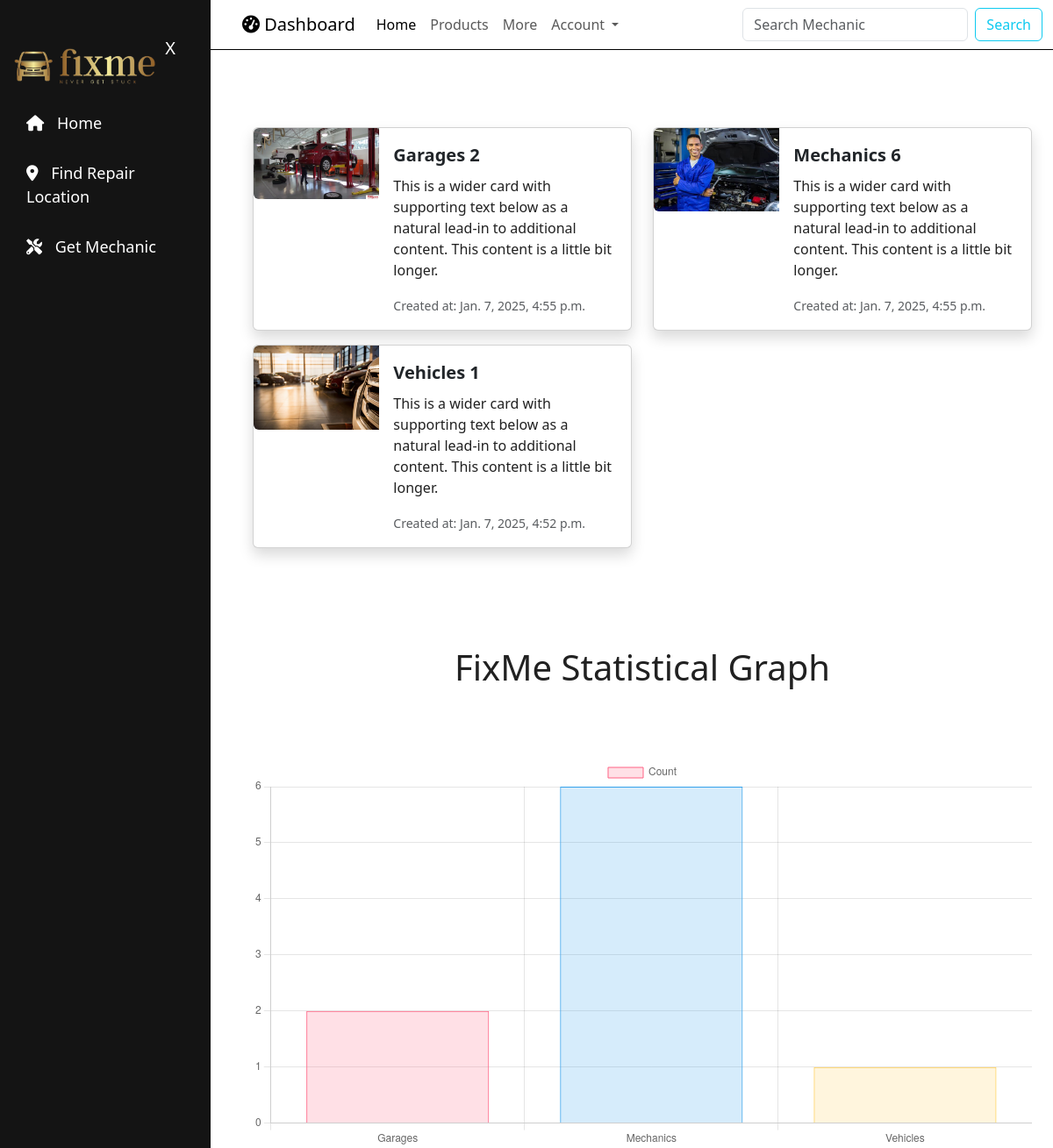
/dashboard/, run on the app's committed database.
### fixmeApp/models.py (models this page shows)
class Garage(models.Model):
    name = models.CharField(max_length=100)
    location = models.CharField(max_length=100)
    latitude = models.FloatField()
    longitude = models.FloatField()
    image = models.ImageField(null=True, blank=True)
    created_at = models.DateTimeField(auto_now_add=True)

class Mechanic(models.Model):
    name = models.CharField(max_length=30)
    email = models.EmailField(validators=[EmailValidator(message="Please enter a valid email address")])
    location = models.CharField(max_length=30)
    experience = models.SmallIntegerField(default=0)
    phone = models.CharField(max_length=14, validators=[MinLengthValidator(10), MaxLengthValidator(14)])
    bio = models.CharField(max_length=100, null=True, blank=True)
    dis_img = models.ImageField(null=True, blank=True)
    created_at = models.DateTimeField(auto_now_add=True)

class Car(models.Model):
    brand = models.ForeignKey(CarBrand, on_delete=models.CASCADE)
    model = models.CharField(max_length=100)
    year = models.IntegerField()
    color = models.CharField(max_length=50)
    engine = models.CharField(max_length=100)
    transmission = models.CharField(max_length=100)
    fuel_type = models.CharField(max_length=50)
    mileage = models.IntegerField()
    features = models.JSONField()  # Assuming features are stored as a JSON field
    name = models.CharField(max_length=50,null=True, blank=True)
    description = models.TextField(max_length=200, null=True, blank=True)
    image = models.ImageField(null=True, blank=True)
    price = models.IntegerField(default=0)
    created_at = models.DateTimeField(auto_now_add=True)

### fixmeApp/views.py (the view)
# urls.py: path('dashboard/', views.dashboard, name="dashboard"),
def dashboard(request):
    garages = Garage.objects.all()
    mechanics = Mechanic.objects.all()
    cars = Car.objects.all()
    bays = WashingBay.objects.all()
    return render(request, 'auth/dashboard.html', {
        'garages': garages,
        'mechanics': mechanics,
        'cars': cars,
        'bays': bays,
        'garage_count': garages.count(),
        'mechanic_count': mechanics.count(),
        'car_count': cars.count(),
        'garage_created_at': garages.first().created_at if garages.exists() else None,
        'mechanic_created_at': mechanics.first().created_at if mechanics.exists() else None,
        'car_created_at': cars.first().created_at if cars.exists() else None,
        'bay_created_at': bays.first().created_at if bays.exists() else None
    })

### fixmeApp/views.py (called while the page is built)
def message_count_processor(request):
    if request.user.is_authenticated:
        return {
            'message_count': Message.objects.filter(user=request.user, read=False).count()
        }
    return {
        'message_count': 0
    }

### fixmeApp/templates/auth/dashboard.html (shortened to what this page needs)
{% extends 'base.html' %}
{% block content %}
{% load static %}
<br><br><br>
<div class="container">
  <div class="row">
    <div class="col-md-6">
      <div class="card mb-3 shadow card-hover" style="max-width: 540px;">
        <div class="row g-0">
          <div class="col-md-4">
            <img src="{% static 'images/homeimages/garage.webp' %}" class="img-fluid rounded-start" alt="Garage Image">
          </div>
          <div class="col-md-8">
            <div class="card-body">
              <h5 class="card-title"><b>Garages {{ garages.count }}</b></h5>
              <p class="card-text">This is a wider card with supporting text below as a natural lead-in to additional content. This content is a little bit longer.</p>
              <p class="card-text"><small class="text-body-secondary">Created at: {{ garage_created_at }}</small></p>
            </div>
          </div>
        </div>
      </div>
    </div>
    <div class="col-md-6">
      <a href="{% url 'mechanic' %}">
      <div class="card mb-3 shadow card-hover" style="max-width: 540px;">
        <div class="row g-0">
          <div class="col-md-4">
            <img src="{% static 'images/homeimages/mechanic.jpeg' %}" class="img-fluid rounded-start" alt="Mechanic Image">
          </div>
          <div class="col-md-8">
            <div class="card-body">
              <h5 class="card-title"><b>Mechanics {{ mechanics.count }}</b></h5>
              <p class="card-text">This is a wider card with supporting text below as a natural lead-in to additional content. This content is a little bit longer.</p>
              <p class="card-text"><small class="text-body-secondary">Created at: {{ mechanic_created_at }}</small></p>
            </div>
          </div>
        </div>
      </div>
    </div>
  </div>
  <div class="row">
    <div class="col-md-6">
      <div class="card mb-3 shadow card-hover" style="max-width: 540px;">
        <div class="row g-0">
          <div class="col-md-4">
            <img src="{% static 'images/homeimages/cars.jpg' %}" class="img-fluid rounded-start" alt="Vehicle Image">
          </div>
          <div class="col-md-8">
            <div class="card-body">
              <h5 class="card-title"><b>Vehicles {{ cars.count }}</b></h5>
              <p class="card-text">This is a wider card with supporting text below as a natural lead-in to additional content. This content is a little bit longer.</p>
              <p class="card-text"><small class="text-body-secondary">Created at: {{ car_created_at }}</small></p>
            </div>
          </div>
        </div>
      </div>
    </div>
  </div>
</div>
<br><br><br><br>
<center><h1>FixMe Statistical Graph</h1></center>
<br><br><br>
<div class="container">
  <canvas id="statisticsChart"></canvas>
</div>
<script>
  var ctx = document.getElementById('statisticsChart').getContext('2d');
  var statisticsChart = new Chart(ctx, {
    type: 'bar',
    data: {
      labels: ['Garages', 'Mechanics', 'Vehicles'],
      datasets: [{
        label: 'Count',
        data: [{{ garages.count }}, {{ mechanics.count }}, {{ cars.count }}],
        backgroundColor: [
          'rgba(255, 99, 132, 0.2)',
          'rgba(54, 162, 235, 0.2)',
          'rgba(255, 206, 86, 0.2)',
          'rgba(75, 192, 192, 0.2)'
        ],
        borderColor: [
          'rgba(255, 99, 132, 1)',
          'rgba(54, 162, 235, 1)',
          'rgba(255, 206, 86, 1)',
          'rgba(75, 192, 192, 1)'
        ],
        borderWidth: 1
      }]
    },
    options: {
      scales: {
        y: {
          beginAtZero: true
        }
      }
    }
  });
</script>
{% endblock %}

### fixmeApp/static/css/nav.css (style rules this page uses)
* { margin: 0; padding: 0; box-sizing: border-box; line-height: 1.5; }
body { font-family: Arial, sans-serif; background-color: #fff; width: 100vw; }

### fixmeApp/static/css/main.css (style rules this page uses)
main p { font-size: 1rem; color: #212121; }
.welcome h1, p { margin-top: 1%; font-size: 50px; }
.container { max-width: 1200px; margin: 0 auto; }

### fixmeApp/templates/auth/dashboard.html (style rules this page uses)
.col-md-6 a { text-decoration: none; }

### data on the page
Garage: created_at "Jan. 7, 2025, 4:55 p.m."
Mechanic: created_at "Jan. 7, 2025, 4:55 p.m."
Car: created_at "Jan. 7, 2025, 4:52 p.m."

### other printed values
{{ garages.count }} "2"
{{ mechanics.count }} "6"
{{ cars.count }} "1"
chart data {{ garages.count }} 2
chart data {{ mechanics.count }} 6
chart data {{ cars.count }} 1
